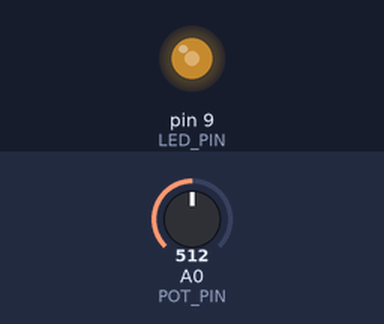
The sketch below on a simulated Arduino Uno, built with avr-gcc and run on an emulated ATmega328P. Parts: output pins drawn as LEDs (lit = HIGH). The test bench sets the inputs (shaded band); at power-on: A0 (POT_PIN) = 512.

Above: at 1.2 s.
1.3 s: A0 (POT_PIN) set to 716
At 2.4 s:
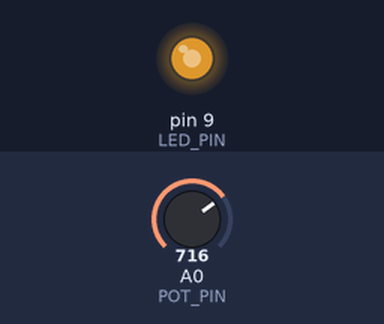
2.8 s: A0 (POT_PIN) set to 900
At 3.6 s:
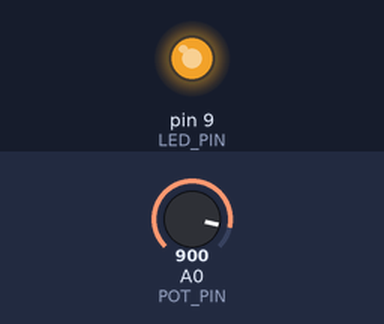
4.3 s: A0 (POT_PIN) set to 122
At 4.7 s:
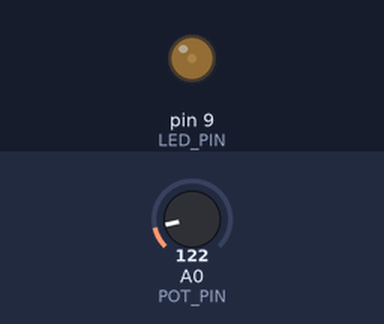
5.8 s: A0 (POT_PIN) set to 0
At 7.1 s:
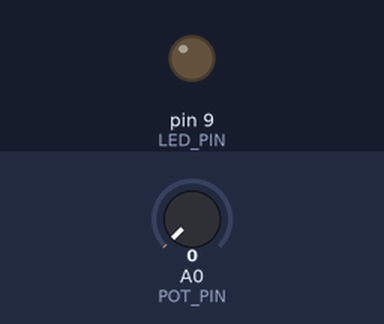
Timing chart, 0 to 8.3 s (numbered marks = the images above; inputs shaded):
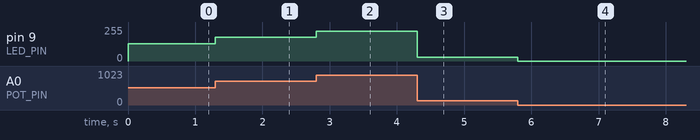

The sketch:

dimmable_luminaire.ino
```cpp
#define LED_PIN 9
#define POT_PIN A0


void setup() {
  pinMode(LED_PIN, OUTPUT);
  pinMode(POT_PIN, INPUT);
}

void loop() {
  int r, b;
  r = analogRead(POT_PIN);
  b = r / 4;
  analogWrite(LED_PIN, b);
}
```

Measured:
- after the input at 1.3 s, pin 9 (LED_PIN): 128/255 → 179/255 at once
- after the input at 2.8 s, pin 9 (LED_PIN): 179/255 → 225/255 at once
- after the input at 4.3 s, pin 9 (LED_PIN): 225/255 → 30/255 at once
- after the input at 5.8 s, pin 9 (LED_PIN): 30/255 → 0/255 at once
